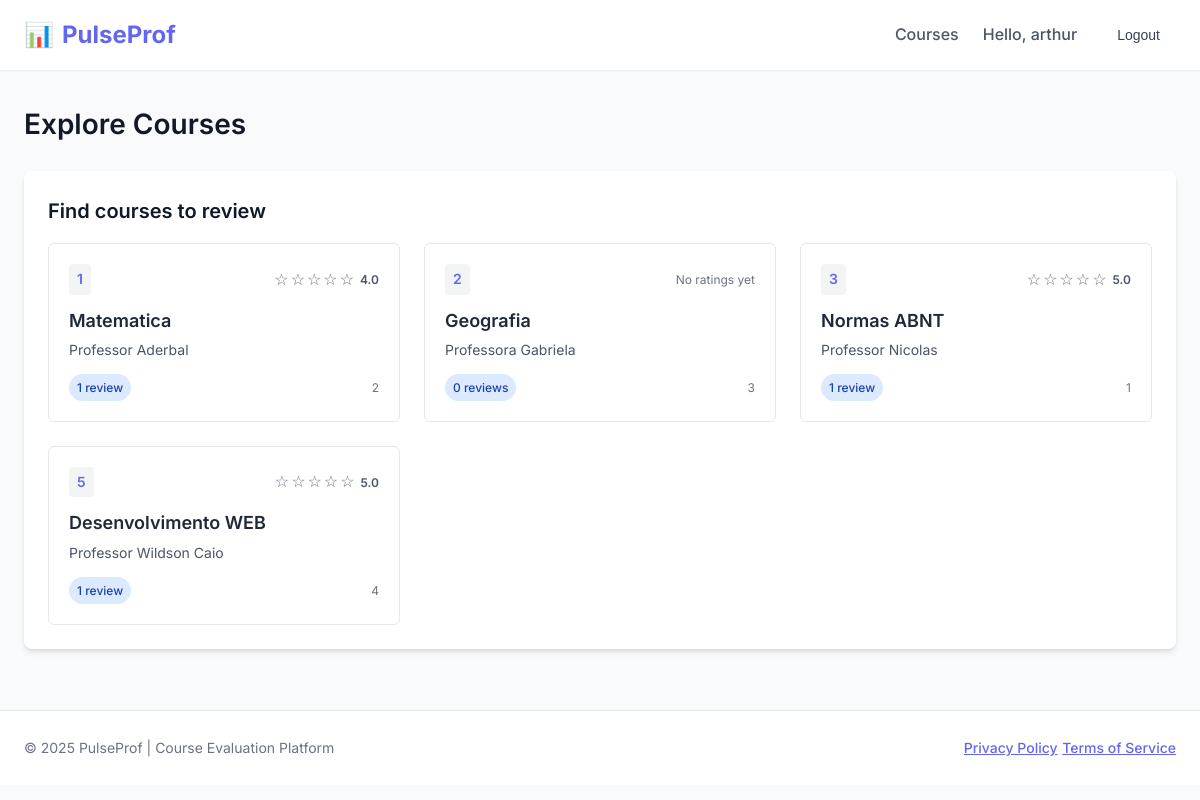
The app's page / (signed in) with its own data.
### avaliacoes/models.py (models this page shows, shortened)
class Course(models.Model):
    title = models.CharField(max_length=100)
    code = models.CharField(max_length=20, unique=True)
    instructor = models.CharField(max_length=100)
    semester = models.CharField(max_length=20, blank=True)
    description = models.TextField(blank=True)

### avaliacoes/views.py (the view)
# urls.py: path('', views.course_list, name='course_list'),
def course_list(request):
    courses = Course.objects.annotate(
        avg_rating=Avg('review__rating'),
        num_reviews=Count('review')
    ).order_by('code')
    context = {
        'courses': courses,
        'page_title': 'Available Courses'
    }
    return render(request, 'course_list.html', context)

### avaliacoes/templates/course_list.html (shortened to what this page needs)
{% extends 'base.html' %}
{% block content %}
<h1 class="page-title">Explore Courses</h1>
<div class="card">
    <div class="card-header">
        <h2 class="card-title">Find courses to review</h2>
    </div>
    {% if courses %}
        <div class="course-grid">
            {% for course in courses %}
                <a href="{% url 'course_detail' course.id %}" class="course-card">
                    <div class="course-header">
                        <span class="course-code">{{ course.code }}</span>
                        {% if course.avg_rating %}
                            <div class="stars">
                                {% for i in "12345" %}
                                    {% if forloop.counter <= course.avg_rating|floatformat:"0" %}
                                        <span>⭐</span>
                                    {% else %}
                                        <span class="text-muted">☆</span>
                                    {% endif %}
                                {% endfor %}
                                <span class="rating-value">{{ course.avg_rating|floatformat:1 }}</span>
                            </div>
                        {% else %}
                            <span class="no-ratings">No ratings yet</span>
                        {% endif %}
                    </div>
                    <h3 class="course-title">{{ course.title }}</h3>
                    <p class="course-instructor">{{ course.instructor }}</p>
                    <div class="course-meta">
                        <span class="badge badge-primary">{{ course.num_reviews }} review{{ course.num_reviews|pluralize }}</span>
                        {% if course.semester %}
                            <span class="course-semester">{{ course.semester }}</span>
                        {% endif %}
                    </div>
                </a>
            {% endfor %}
        </div>
    {% else %}
        <div class="empty-state">
            <div class="empty-icon">📚</div>
            <h3>No courses available</h3>
            <p>There are no courses in the system yet.</p>
        </div>
    {% endif %}
</div>
{% endblock %}

### avaliacoes/templates/base.html (shortened to what this page needs)
<!DOCTYPE html>
<html lang="en">
<head>
</head>
<body>
    <header>
        <div class="container">
            <nav class="navbar">
                <a href="{% url 'course_list' %}" class="logo">
                    <span class="logo-icon">📊</span> PulseProf
                </a>
                <div class="nav-links">
                    <a href="{% url 'course_list' %}" class="nav-link">Courses</a>
                    {% if user.is_authenticated %}
    <span class="nav-link">Hello, {{ user.username }}</span>
    <form method="post" action="{% url 'logout' %}" style="display: inline;">
        <button type="submit" class="btn btn-outline" style="border: none; background: none; cursor: pointer;">Logout</button>
    </form>
{% else %}
    <a href="{% url 'login' %}" class="btn btn-outline">Login</a>
    <a href="{% url 'register' %}" class="btn btn-primary">Sign Up</a>
{% endif %}
                </div>
            </nav>
        </div>
    </header>
    <main>
        <div class="container">
            {% block content %}{% endblock %}
        </div>
    </main>
    <footer>
        <div class="container">
            <div class="footer-content">
                <div class="footer-text">
                    &copy; {% now "Y" %} PulseProf | Course Evaluation Platform
                </div>
                <div>
                    <a href="#" class="btn btn-link">Privacy Policy</a>
                    <a href="#" class="btn btn-link">Terms of Service</a>
                </div>
            </div>
        </div>
    </footer>
</body>
</html>

### avaliacoes/templates/base.html (style rules this page uses)
:root { --primary: #6366f1; --primary-dark: #4f46e5; --primary-light: #a5b4fc; --secondary: #ec4899; --success: #10b981; --danger: #ef4444; --warning: #f59e0b; --gray-50: #f9fafb; --gray-100: #f3f4f6; --gray-200: #e5e7eb; --gray-300: #d1d5db; --gray-400: #9ca3af; --gray-500: #6b7280; --gray-600: #4b5563; --gray-700: #374151; --gray-800: #1f2937; --gray-900: #111827; --radius-sm: 0.25rem; --radius-md: 0.375rem; --radius-lg: 0.5rem; --shadow-sm: 0 1px 2px 0 rgb(0 0 0 / 0.05); --shadow-md: 0 4px 6px -1px rgb(0 0 0 / 0.1), 0 2px 4px -2px rgb(0 0 0 / 0.1); --shadow-lg: 0 10px 15px -3px rgb(0 0 0 / 0.1), 0 4px 6px -4px rgb(0 0 0 / 0.1); }
* { margin: 0; padding: 0; box-sizing: border-box; }
body { font-family: 'Inter', sans-serif; color: var(--gray-800); background-color: var(--gray-50); line-height: 1.6; }
header { background-color: white; box-shadow: var(--shadow-sm); padding: 1rem 0; position: sticky; top: 0; z-index: 10; }
.container { width: 100%; max-width: 1200px; margin: 0 auto; padding: 0 1.5rem; }
.navbar { display: flex; justify-content: space-between; align-items: center; }
.logo { font-size: 1.5rem; font-weight: 700; color: var(--primary); text-decoration: none; display: flex; align-items: center; gap: 0.5rem; }
.logo-icon { font-size: 1.5rem; }
.nav-links { display: flex; gap: 1.5rem; align-items: center; }
.nav-link { color: var(--gray-600); text-decoration: none; font-weight: 500; transition: color 0.2s ease; }
.btn { display: inline-flex; align-items: center; justify-content: center; padding: 0.5rem 1rem; border-radius: var(--radius-md); font-weight: 500; text-decoration: none; cursor: pointer; transition: all 0.2s ease; border: none; font-size: 0.875rem; }
.btn-outline { background-color: transparent; border: 1px solid var(--gray-300); color: var(--gray-700); }
.btn-link { background: none; padding: 0; color: var(--primary); text-decoration: underline; }
main { padding: 2rem 0; min-height: calc(100vh - 160px); }
.page-title { font-size: 1.75rem; font-weight: 600; color: var(--gray-900); margin-bottom: 1.5rem; }
.card { background-color: white; border-radius: var(--radius-lg); box-shadow: var(--shadow-md); padding: 1.5rem; margin-bottom: 1.5rem; }
.card-header { display: flex; justify-content: space-between; align-items: center; margin-bottom: 1rem; }
.card-title { font-size: 1.25rem; font-weight: 600; color: var(--gray-900); }
.badge { display: inline-flex; align-items: center; padding: 0.25rem 0.5rem; border-radius: 9999px; font-size: 0.75rem; font-weight: 500; }
.badge-primary { background-color: #dbeafe; color: #1e40af; }
.stars { display: flex; align-items: center; gap: 0.125rem; color: var(--warning); }
footer { background-color: white; padding: 1.5rem 0; border-top: 1px solid var(--gray-200); }
.footer-content { display: flex; justify-content: space-between; align-items: center; }
.footer-text { color: var(--gray-500); font-size: 0.875rem; }
.text-muted { color: var(--gray-500); }

### avaliacoes/templates/course_list.html (style rules this page uses)
.course-grid { display: grid; grid-template-columns: repeat(auto-fill, minmax(280px, 1fr)); gap: 1.5rem; }
.course-card { background-color: white; border-radius: var(--radius-md); border: 1px solid var(--gray-200); padding: 1.25rem; transition: all 0.2s ease; text-decoration: none; color: inherit; display: flex; flex-direction: column; }
.course-header { display: flex; justify-content: space-between; align-items: center; margin-bottom: 0.75rem; }
.course-code { font-size: 0.875rem; font-weight: 600; color: var(--primary); background-color: var(--gray-100); padding: 0.25rem 0.5rem; border-radius: var(--radius-sm); }
.rating-value { margin-left: 0.25rem; font-size: 0.75rem; font-weight: 600; color: var(--gray-600); }
.no-ratings { font-size: 0.75rem; color: var(--gray-500); }
.course-title { font-size: 1.125rem; font-weight: 600; color: var(--gray-800); margin-bottom: 0.25rem; }
.course-instructor { font-size: 0.875rem; color: var(--gray-600); margin-bottom: 0.75rem; }
.course-meta { display: flex; align-items: center; justify-content: space-between; margin-top: auto; }
.course-semester { font-size: 0.75rem; color: var(--gray-500); }

### records on screen
Course: code "1", avg_rating "4.0", title "Matematica", instructor "Professor Aderbal", num_reviews "1", semester "2"
Course: code "2", shows "No ratings yet", title "Geografia", instructor "Professora Gabriela", num_reviews "0", semester "3"
Course: code "3", avg_rating "5.0", title "Normas ABNT", instructor "Professor Nicolas", num_reviews "1", semester "1"
Course: code "5", avg_rating "5.0", title "Desenvolvimento WEB", instructor "Professor Wildson Caio", num_reviews "1", semester "4"

### other values on screen
{{ user.username }} "arthur"
